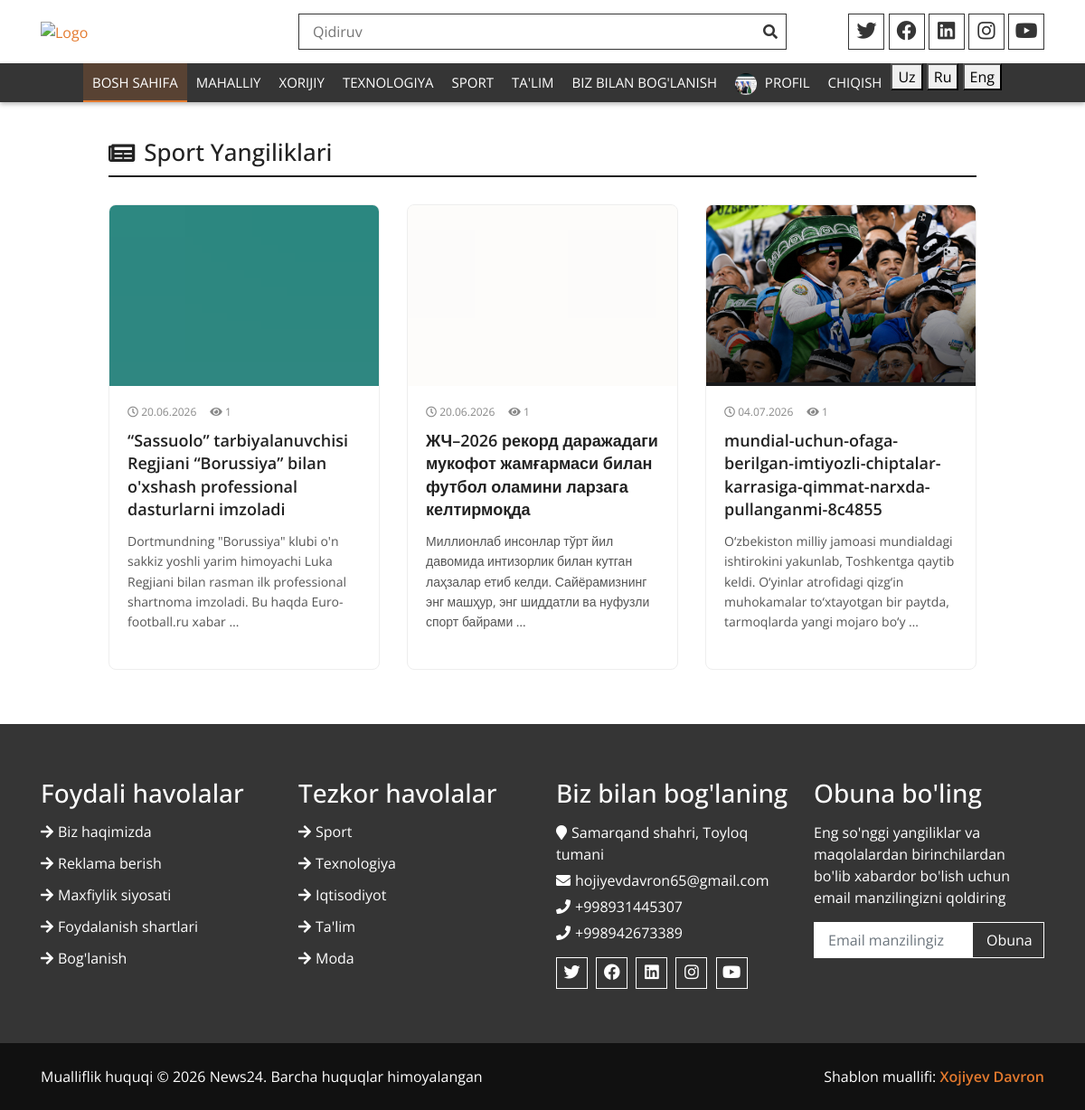
Page /sport/ (signed in) on the committed database.
### account/models.py (models this page shows, shortened)
class User(AbstractUser):
    pass

class Profile(models.Model):
    user = models.OneToOneField(User, on_delete=models.CASCADE)
    avatar = models.ImageField(upload_to='avatars',null=True, blank=True)
    bio = models.TextField(blank=True)

### news/models.py (models this page shows, shortened)
class Article(models.Model):
    STATUS = (('draft','qoralama'), ('published','Nashr etilgan'))
    title= models.CharField(max_length=250)
    slug= models.SlugField(unique=True, blank=True)
    cover = models.ImageField(upload_to='articles/', blank=True, null=True)
    body = models.TextField()
    author = models.ForeignKey(settings.AUTH_USER_MODEL, on_delete=models.CASCADE, related_name='articles')
    category = models.ForeignKey(Category, on_delete=models.SET_NULL, null=True, related_name='articles' )
    tags = models.ManyToManyField(Tag, blank=True, related_name='articles')
    status = models.CharField(max_length=10, choices=STATUS, default='draft')
    views_count = models.PositiveIntegerField(default=0)
    created_at = models.DateTimeField(auto_now_add=True)
    updated_at = models.DateTimeField(auto_now=True)
    objects = models.Manager()
    published = PublishedManager()

### news/views.py (the view)
# urls.py: path('sport/', pagination, name='sport_news'),
def pagination(request):
    articles = Article.published.filter(category__name='Sport')
    pagination=Paginator(articles, 3)
    page_number = request.GET.get('page')
    page_obj = pagination.get_page(page_number)
    context = {
        'page_obj': page_obj
    }
    return render(request, 'pagination.html', context)

### news/models.py (called while the page is built)
    def get_queryset(self):
        return super().get_queryset().filter(status='published')

### templates/pagination.html (shortened to what this page needs)
{% extends 'base.html' %}
{% load static %}
{% block content %}
<div class="pagination-container">
    <h2 class="page-title">
        <i class="fas fa-newspaper"></i> Sport Yangiliklari
    </h2>
    <div class="articles-grid">
        {% if page_obj %}
            {% for article in page_obj %}
                <div class="article-card">
                    {% if article.cover %}
                        <a href="{% url 'single' article.slug %}" class="article-img-link">
                            <img src="{{ article.cover.url }}" alt="{{ article.title }}" class="article-img">
                        </a>
                    {% endif %}
                    <div class="article-body">
                        <div class="article-meta">
                            <span><i class="far fa-clock"></i> {{ article.created_at|date:"d.m.Y" }}</span>
                            <span><i class="fas fa-eye"></i> {{ article.views_count }}</span>
                        </div>
                        <a href="{% url 'single' article.slug %}" class="article-card-title">
                            {{ article.title }}
                        </a>
                        <p class="article-text">{{ article.body|truncatewords:20 }}</p>
                    </div>
                </div>
            {% endfor %}
        {% else %}
            <div class="empty-state">
                <i class="far fa-folder-open"></i>
                Hozircha ushbu ruknda yangiliklar maqolalari mavjud emas.
            </div>
        {% endif %}
    </div>
</div>
{% endblock content %}

### templates/base.html (shortened to what this page needs)
{% load static %}
<!DOCTYPE html>
{% load i18n %}
<html lang="uz">
    <head>
        <link href="https://stackpath.bootstrapcdn.com/bootstrap/4.4.1/css/bootstrap.min.css" rel="stylesheet">
        <link href="https://cdnjs.cloudflare.com/ajax/libs/font-awesome/5.10.0/css/all.min.css" rel="stylesheet">
        <link href="lib/slick/slick.css" rel="stylesheet">
        <link href="lib/slick/slick-theme.css" rel="stylesheet">
        <link href="{% static 'css/style.css' %}" rel="stylesheet">
    </head>
    <body>
        <div class="top-header">
            <div class="container">
                <div class="row align-items-center">
                    <div class="col-lg-3 col-md-4">
                        <div class="logo">
                            <a href="">
                                <img src="{% static 'img/logo.png' %}" alt="Logo">
                            </a>
                        </div>
                    </div>
                    <div class="col-lg-6 col-md-4">
                        <form class="search"  method="GET">
                            <input type="text" placeholder="Qidiruv" name="q">
                            <button type="submit"><i class="fa fa-search"></i></button>
                        </form>
                    </div>
                    <div class="col-lg-3 col-md-4">
                        <div class="social">
                            <a href=""><i class="fab fa-twitter"></i></a>
                            <a href=""><i class="fab fa-facebook"></i></a>
                            <a href=""><i class="fab fa-linkedin"></i></a>
                            <a href=""><i class="fab fa-instagram"></i></a>
                            <a href=""><i class="fab fa-youtube"></i></a>
                        </div>
                    </div>
                </div>
            </div>
        </div>
        <div class="header">
            <div class="container">
                <nav class="navbar navbar-expand-md bg-dark navbar-dark">
                    <div class="collapse navbar-collapse justify-content-between" id="navbarCollapse">
                        <div class="navbar-nav m-auto">
                            <a href="{% url 'home' %}" class="nav-item nav-link active">{% trans 'Bosh sahifa' %}</a>
                            <a href="{% url 'local_news' %}" class="nav-item nav-link">{% trans 'Mahalliy' %}</a>
                            <a href="{% url 'global_news' %}" class="nav-item nav-link">{% trans 'Xorijiy' %}</a>
                            <a href="{% url 'technology_news' %}" class="nav-item nav-link">{% trans 'Texnologiya' %}</a>
                            <a href="{% url 'sports' %}" class="nav-item nav-link">{% trans 'Sport' %}</a>
                            <a href="{% url 'edu' %}" class="nav-item nav-link">{% trans "Ta'lim" %}</a>
                            <a href="{% url 'contact' %}" class="nav-item nav-link">{% trans "Biz bilan Bog'lanish" %}</a>
                            {% if user.is_authenticated %}
                                <a href="{% url 'profile' %}" class="nav-item nav-link">
                                    {% if user.profile.avatar %}
                                        <img src="{{ user.profile.avatar.url }}" alt="avatar"
                                             style="width:24px; height:24px; border-radius:50%; object-fit:cover; vertical-align:middle; margin-right:5px;">
                                    {% endif %}
                                    Profil
                                </a>
                                <a href="{% url 'logout' %}" class="nav-item nav-link">Chiqish</a>
                            {% else %}
                                <a href="{% url 'login' %}" class="nav-item nav-link">Kirish</a>
                                <a href="{% url 'register' %}" class="nav-item nav-link">Ro'yxatdan o'tish</a>
                            {% endif %}
                            <form method="POST" action="{% url 'set_language' %}">
                                <button type="submit" name="langauge" value="uz">Uz</button>
                                <button type="submit" name="langauge" value="ru">Ru</button>
                                <button type="submit" name="langauge" value="en">Eng</button>
                            </form>
                        </div>
                    </div>
                </nav>
            </div>
        </div>
      {% block content %}
     {% endblock content %}
        <div class="footer">
            <div class="container-fluid">
                <div class="row">
                    <div class="col-lg-3 col-md-6">
                        <div class="footer-widget">
                            <h3 class="title">Foydali havolalar</h3>
                            <ul>
                                <li><a href="#">Biz haqimizda</a></li>
                                <li><a href="#">Reklama berish</a></li>
                                <li><a href="#">Maxfiylik siyosati</a></li>
                                <li><a href="#">Foydalanish shartlari</a></li>
                                <li><a href="#">Bog'lanish</a></li>
                            </ul>
                        </div>
                    </div>
                    <div class="col-lg-3 col-md-6">
                        <div class="footer-widget">
                            <h3 class="title">Tezkor havolalar</h3>
                            <ul>
                                <li><a href="#">Sport</a></li>
                                <li><a href="#">Texnologiya</a></li>
                                <li><a href="#">Iqtisodiyot</a></li>
                                <li><a href="#">Ta'lim</a></li>
                                <li><a href="#">Moda</a></li>
                            </ul>
                        </div>
                    </div><div class="col-lg-3 col-md-6">
                        <div class="footer-widget">
                            <h3 class="title">Biz bilan bog'laning</h3>
                            <div class="contact-info">
                                <p><i class="fa fa-map-marker"></i>Samarqand shahri, Toyloq tumani</p>
                                <p><i class="fa fa-envelope"></i>hojiyevdavron65@gmail.com</p>
                                <p><i class="fa fa-phone"></i>+998931445307</p>
                                <p><i class="fa fa-phone"></i>+998942673389</p>
                                <div class="social">
                                    <a href=""><i class="fab fa-twitter"></i></a>
                                    <a href=""><i class="fab fa-facebook"></i></a>
                                    <a href=""><i class="fab fa-linkedin"></i></a>
                                    <a href=""><i class="fab fa-instagram"></i></a>
                                    <a href=""><i class="fab fa-youtube"></i></a>
                                </div>
                            </div>
                        </div>
                    </div>
                    <div class="col-lg-3 col-md-6">
                        <div class="footer-widget">
                            <h3 class="title">Obuna bo'ling</h3>
                            <div class="newsletter">
                                <p>
                                    Eng so'nggi yangiliklar va maqolalardan birinchilardan bo'lib xabardor bo'lish uchun email manzilingizni qoldiring
                                </p>
                                <form method="POST" action="#">
                                    <input class="form-control" type="email" placeholder="Email manzilingiz" name="email" required>
                                    <button class="btn">Obuna</button>
                                </form>
                            </div>
                        </div>
                    </div>
                </div>
            </div>
        </div>
        <div class="footer-bottom">
            <div class="container">
                <div class="row">
                    <div class="col-md-6 copyright">
                        <p>Mualliflik huquqi &copy; 2026 News24. Barcha huquqlar himoyalangan</p>
                    </div>
                    <div class="col-md-6 template-by">
                        <p>Shablon muallifi: <a href="Xojiyev Davron">Xojiyev Davron</a></p>
                    </div>
                </div>
            </div>
        </div>
    </body>
</html>

### static/css/style.css (style rules this page uses)
body { color: #353535; font-family: 'Open Sans', sans-serif; font-weight: 400; background: #ffffff; }
a { color: #E47A2E; transition: 0.5s; }
p { color: #353535; padding: 0; margin: 0 0 15px 0; }
h1, h2, h3, h4, h5, h6 { color: #353535; margin: 0 0 15px 0; padding: 0; }
.form-control, .custom-select { width: 100%; height: 35px; padding: 0 15px; color: #666666; border: 1px solid #353535; border-radius: 0; margin-bottom: 15px }
button.btn { color: #353535; background: #ffffff; border: 1px solid #353535; border-radius: 0; }
.top-header { padding: 15px 0; background: #ffffff; }
.top-header .logo { text-align: left; overflow: hidden; }
.top-header .logo a img { max-width: 100%; max-height: 60px; }
.top-header .search { width: 100%; }
.top-header .search input[type=text] { width: 100%; height: 40px; padding: 0 15px; color: #666666; border: 1px solid #353535; }
.top-header .search button { position: absolute; width: 40px; height: 38px; top: 1px; right: 16px; padding: 0 15px; border: none; background: none; color: #353535; }
.top-header .social { position: relative; width: 100%; height: 40px; overflow: hidden; text-align: right; }
.top-header .social a { display: inline-block; width: 40px; height: 40px; padding: 1px 0; text-align: center; font-size: 22px; border: 1px solid #353535; }
.top-header .social a i { color: #353535; }
@media (min-width: 768px) { .top-header { max-height: 90px; } }
.header { position: relative; box-shadow: 0 2px 5px rgba(0, 0, 0, .3); }
.header .navbar { height: 100%; padding: 0; }
.navbar-dark .navbar-nav .nav-link, .navbar-dark .navbar-nav .nav-link:focus, .navbar-dark .navbar-nav .nav-link:hover, .navbar-dark .navbar-nav .nav-link.active { padding: 10px 10px 8px 10px; color: #ffffff; }
.navbar-dark .navbar-nav .nav-link:hover, .navbar-dark .navbar-nav .nav-link.active { background: rgba(228, 122, 46, .2); border-bottom: 2px solid #E47A2E; transition: none; }
@media (min-width: 768px) { .header, .header .navbar { background: #353535 !important; } }
@media (min-width: 768px) { .header a.nav-link { padding: 8px 15px; font-size: 15px; text-transform: uppercase; } }
.footer { position: relative; padding: 60px 0 0 0; margin-top: 15px; background: #353535; }
@media (min-width: 992px) { .footer .container-fluid { max-width: 95%; } }
.footer .footer-widget { position: relative; width: 100%; margin-bottom: 60px; }
.footer .footer-widget .title { color: #ffffff; white-space: nowrap; }
.footer .footer-widget p { color: #ffffff; }
.footer .footer-widget ul { margin: 0; padding: 0; list-style: none; }
.footer .footer-widget ul li { margin-bottom: 12px; }
.footer .footer-widget ul li:last-child { margin-bottom: 0; }
.footer .footer-widget ul li a { color: #ffffff; white-space: nowrap; display: block; line-height: 23px; }
.footer .footer-widget ul li a::before { content: '\f061'; font-family: 'Font Awesome 5 Free'; font-weight: 900; padding-right: 5px; }
.footer .contact-info p { margin-bottom: 5px; color: #ffffff; font-size: 16px; }
.footer .contact-info p i { color: #ffffff; margin-right: 5px; }
.footer .social { position: relative; width: 100%; }
.footer .social a { display: inline-block; margin: 10px 5px 0 0; width: 35px; height: 35px; padding: 2px 0; text-align: center; font-size: 18px; background: #353535; border: 1px solid #ffffff; }
.footer .social a i { color: #ffffff; }
.footer .newsletter { position: relative; width: 100%; }
.footer .newsletter form { position: relative; width: 100%; }
.footer .newsletter input { width: 100%; height: 40px; padding: 0 15px; border: 1px solid #ffffff; }
.footer .newsletter .btn { position: absolute; width: 80px; height: 40px; top: 0; right: 0; padding: 0 15px; border: none; background: #353535; color: #ffffff; border: 1px solid #ffffff; }
.footer-bottom { position: relative; padding: 25px 0; background: #111111; }
.footer-bottom .copyright { text-align: left; }
.footer-bottom .template-by { text-align: right; }
.footer-bottom .copyright p, .footer-bottom .template-by p { color: #ffffff; font-weight: 400; margin: 0; }
.footer-bottom .copyright p a, .footer-bottom .template-by p a { font-weight: 600; }

### rows in the picture
User: profile.avatar (picture)
Article: cover (picture), created_at "20.06.2026", views_count "1", title "“Sassuolo” tarbiyalanuvchisi Regjiani “Borussiya” bilan o'xshash professional dasturlarni imzoladi", body "Dortmundning \"Borussiya\" klubi o'n sakkiz yoshli yarim himoyachi Luka Regjiani bilan rasman ilk professional shartnoma imzoladi. Bu haqda Euro-football.ru xabar …"
Article: cover (picture), created_at "20.06.2026", views_count "1", title "ЖЧ–2026 рекорд даражадаги мукофот жамғармаси билан футбол оламини ларзага келтирмоқда", body "Миллионлаб инсонлар тўрт йил давомида интизорлик билан кутган лаҳзалар етиб келди. Сайёрамизнинг энг машҳур, энг шиддатли ва нуфузли спорт байрами …"
Article: cover (picture), created_at "04.07.2026", views_count "1", title "mundial-uchun-ofaga-berilgan-imtiyozli-chiptalar-karrasiga-qimmat-narxda-pullanganmi-8c4855", body "O‘zbekiston milliy jamoasi mundialdagi ishtirokini yakunlab, Toshkentga qaytib keldi. O‘yinlar atrofidagi qizg‘in muhokamalar to‘xtayotgan bir paytda, tarmoqlarda yangi mojaro bo‘y …"
